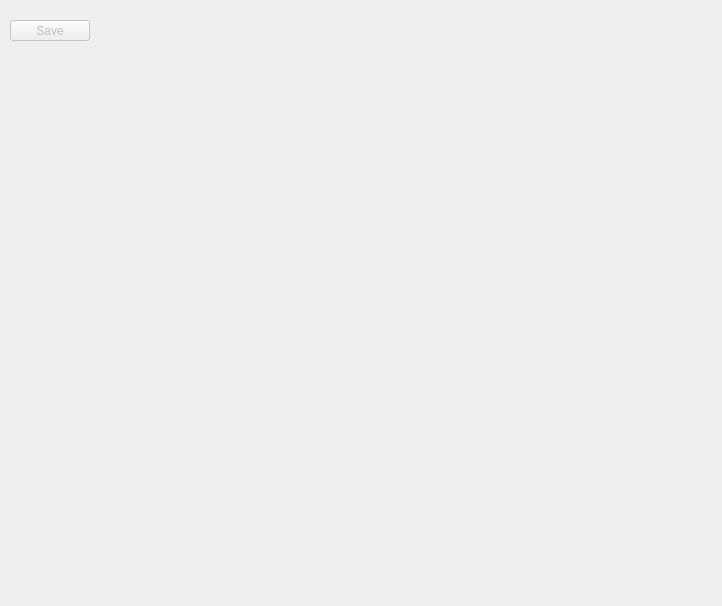
<?xml version="1.0" encoding="UTF-8"?>
<ui version="4.0">
 <class>BmpReceive</class>
 <widget class="QDialog" name="BmpReceive">
  <property name="enabled">
   <bool>true</bool>
  </property>
  <property name="geometry">
   <rect>
    <x>0</x>
    <y>0</y>
    <width>722</width>
    <height>606</height>
   </rect>
  </property>
  <property name="windowTitle">
   <string>Recive</string>
  </property>
  <widget class="QLabel" name="lbl_image">
   <property name="enabled">
    <bool>true</bool>
   </property>
   <property name="geometry">
    <rect>
     <x>30</x>
     <y>90</y>
     <width>361</width>
     <height>331</height>
    </rect>
   </property>
   <property name="text">
    <string/>
   </property>
  </widget>
  <widget class="QLabel" name="lbl_error">
   <property name="geometry">
    <rect>
     <x>30</x>
     <y>510</y>
     <width>621</width>
     <height>16</height>
    </rect>
   </property>
   <property name="text">
    <string/>
   </property>
  </widget>
  <widget class="QPushButton" name="btn_save">
   <property name="enabled">
    <bool>false</bool>
   </property>
   <property name="geometry">
    <rect>
     <x>10</x>
     <y>20</y>
     <width>80</width>
     <height>21</height>
    </rect>
   </property>
   <property name="text">
    <string>Save</string>
   </property>
  </widget>
 </widget>
 <resources/>
 <connections/>
</ui>
